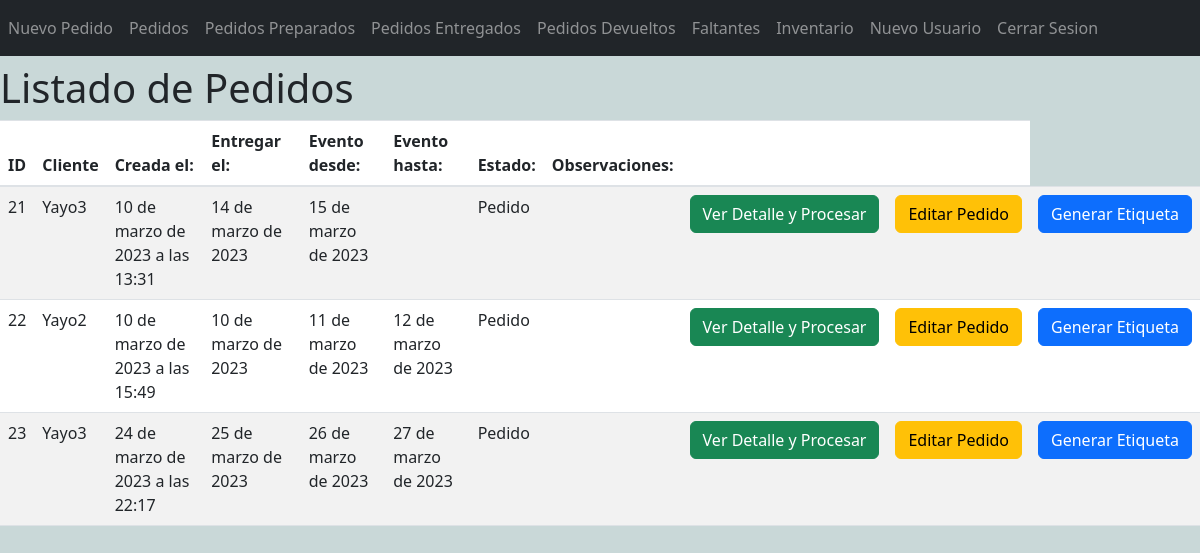
The page /salidas/ on the database its author committed.
### ordenes/models.py (models this page shows, shortened)
class ordenRegistro(models.Model):
    cliente = models.ForeignKey(cliente, on_delete = models.DO_NOTHING)
    razon_Social = models.ForeignKey(razonSocial, on_delete=  models.DO_NOTHING, null=True, blank= True)
    fecha_creacion = models.DateTimeField(auto_now_add=True)
    fecha_entrega = models.DateField()
    fecha_evento_desde = models.DateField()
    fecha_evento_hasta = models.DateField(null=True, blank=True)
    fecha_retiro = models.DateField()
    cantidad_radios = models.PositiveIntegerField(null = False, default=0 )
    cantidad_cobras = models.PositiveIntegerField(null = False, default=0)
    cantidad_baterias = models.PositiveIntegerField(null = False, default=0)
    cantidad_cargadores = models.PositiveIntegerField(null = False, default=0)
    cantidad_manos_libres = models.PositiveIntegerField(null = False, default=0)
    cantidad_cascos = models.PositiveIntegerField(null = False, default=0)
    cantidad_repetidoras = models.PositiveIntegerField(null = False, default=0)
    cantidad_estaciones = models.PositiveIntegerField(null = False, default=0)
    observaciones = models.TextField (blank = True)
    direccion_entrega = models.TextField(blank = True)
    estado = models.ForeignKey(estado, on_delete=models.DO_NOTHING)

### cliente/models.py (models this page shows)
class cliente(models.Model):
    ruc = models.CharField(max_length=11, null= True, blank= True)
    nombre = models.CharField(max_length=100)
    direccion = models.TextField(blank=True)
    email = models.EmailField(blank=True)
    telefono = models.PositiveBigIntegerField(max_length=9,blank=True, null = True)
    persona_contacto = models.CharField(max_length = 20, null = True, blank = True)
    def __str__(self) -> str:
        return self.nombre

### estadoOrden/models.py (models this page shows)
class estado(models.Model):
    descripcion = models.CharField(max_length=20)
    def __str__(self):
        return str(self.descripcion)

### movimientos/views.py (the view)
# urls.py: path('salidas/',views.salidas),
def salidas(request):
    ordenes = ordenRegistro.objects.filter(estado_id = 2)
    return render(request, 'salidas.html', {"listaOrdenes": ordenes})

### movimientos/templates/salidas.html (shortened to what this page needs)
<!DOCTYPE html>
{% extends 'base.html' %}
{% block content %}
<html lang="en">
<link href="https://cdn.jsdelivr.net/npm/bootstrap@5.3.0-alpha1/dist/css/bootstrap.min.css" rel="stylesheet"
>
<head>
</head>
<body>
    <div class="row">
        <div class="table-responsive py-2">
            <h1>Listado de Pedidos</h1>
            <table class="table table-striped">
                <thead>
                    <tr>
                        <th>
                            ID
                        </th>
                        <th>
                            Cliente
                        </th>
                        <th>
                            Creada el:
                        </th>
                        <th>
                            Entregar el:
                        </th>
                        <th>
                            Evento desde:
                        </th>
                        <th>
                            Evento hasta:
                        </th>
                        <th>
                            Estado:
                        </th>
                        <th>
                            Observaciones:
                        </th>
                        <th colspan="2"></th>
                    </tr>
                </thead>
                <tbody>
                    {% for c in listaOrdenes %}
                    <tr>
                        <td>{{c.id}}</td>
                        <td>{{c.cliente}}</td>
                        <td>{{c.fecha_creacion}}</td>
                        <td>{{c.fecha_entrega}}</td>
                        <td>{{c.fecha_evento_desde}}</td>
                        <td>{{c.fecha_evento_hasta|default:""}}</td>
                        <td>{{c.estado}}</td>
                        <td>{{c.observaciones}}</td>
                        <td><a href='/detalleOrden/{{c.id}}' class="btn btn-success">Ver Detalle y Procesar</a></td>
                        <td><a href='/editarOrden/{{c.id}}' class="btn btn-warning">Editar Pedido</a></td>
                        <td><a href='/generarPDF/{{c.id}}' target="_blank" class="btn btn-primary">Generar Etiqueta</a></td>
                    </tr>
                    {% endfor %}
                </tbody>
            </table>
        </div>
    </div>
</body>
{% endblock %}

### usuarios/templates/base.html (shortened to what this page needs)
<!DOCTYPE html>
<html lang="en">
<head>
    <link rel="stylesheet" href="https://cdn.jsdelivr.net/npm/bootstrap@4.0.0/dist/css/bootstrap.min.css">
</head>
<body style="background-color: rgb(201, 216, 216);">
  <nav class="navbar navbar-expand-lg navbar-dark bg-dark">
      <div class="navbar-nav">
        <a class="nav-item nav-link" href='/ordenes/' >Nuevo Pedido</a>
        <a class="nav-item nav-link" href='/salidas/'>Pedidos</a>
        <a class="nav-item nav-link" href='/ordenesProcesadas/'>Pedidos Preparados</a>
        <a class="nav-item nav-link" href='/ordenesCerradas/'>Pedidos Entregados</a>
        <a class="nav-item nav-link" href='/ordenesDevueltas/'>Pedidos Devueltos</a>
        <a class="nav-item nav-link" href='/verFaltante/'>Faltantes</a>
        <a class="nav-item nav-link" href='/inventario/'>Inventario</a>
        <a class="nav-item nav-link" href='/registro/'>Nuevo Usuario</a>
        <a class="nav-item nav-link" href='/logout/'>Cerrar Sesion</a>
      </div>
  </nav>
    {% block content %}
    {% endblock %}
  </body>
</html>

### rows shown on the page
ordenRegistro: id "21", cliente "Yayo3", fecha_creacion "10 de marzo de 2023 a las 13:31", fecha_entrega "14 de marzo de 2023", fecha_evento_desde "15 de marzo de 2023", estado "Pedido"
ordenRegistro: id "22", cliente "Yayo2", fecha_creacion "10 de marzo de 2023 a las 15:49", fecha_entrega "10 de marzo de 2023", fecha_evento_desde "11 de marzo de 2023", fecha_evento_hasta "12 de marzo de 2023", estado "Pedido"
ordenRegistro: id "23", cliente "Yayo3", fecha_creacion "24 de marzo de 2023 a las 22:17", fecha_entrega "25 de marzo de 2023", fecha_evento_desde "26 de marzo de 2023", fecha_evento_hasta "27 de marzo de 2023", estado "Pedido"
